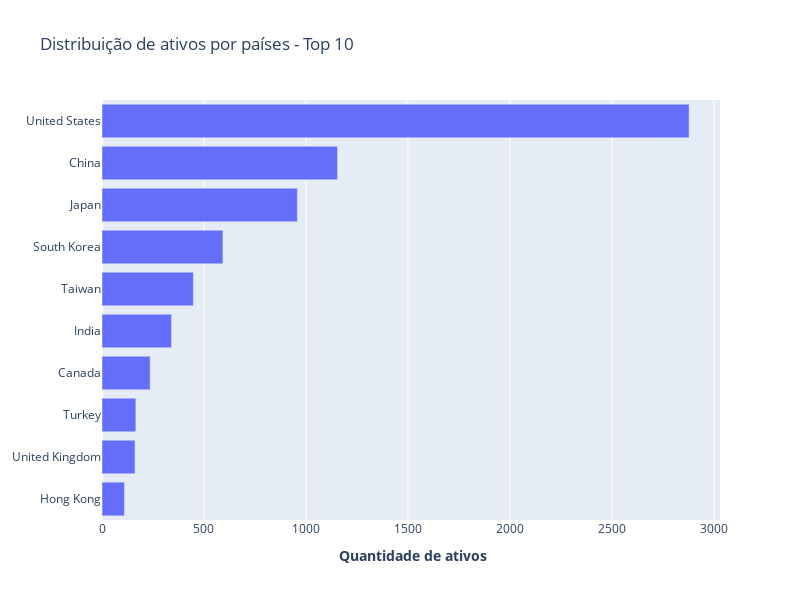

Write notebook code for a chart like this one.
### Markdown cell above
### 2.2. Análise de participação de mercado financeiro

### Code cell
fig = go.Figure()


contagem_paises = ativos.Pais.value_counts()[:10].sort_values(ascending=True)
fig.add_trace(go.Bar(y = contagem_paises.index, x = contagem_paises.values, orientation='h'))

fig.update_xaxes(title_text='<b> Quantidade de ativos')

fig.update_layout(title_text='Distribuição de ativos por países - Top 10', width=800, height=600)
fig.show()

### Figure 1 — Plotly figure (JSON) as saved in the notebook; plotly's stock layout.template omitted (floating-point values rounded to 4 significant figures)
{"data": [{"orientation": "h", "type": "bar", "x": [110, 162, 166, 236, 341, 448, 593, 958, 1155, 2879], "y": ["Hong Kong", "United Kingdom", "Turkey", "Canada", "India", "Taiwan", "South Korea", "Japan", "China", "United States"]}], "layout": {"height": 600, "title": {"text": "Distribuição de ativos por países - Top 10"}, "width": 800, "xaxis": {"title": {"text": "<b> Quantidade de ativos"}}}}
